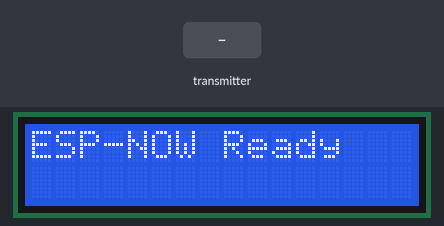
This sketch was run on a simulated ESP32. Shown: 16×2 character LCD. Inputs (shaded band) come from the test bench.

Above: at 3.3 s.
3.4 s: the transmitter starts sending temperature = 0
At 4.6 s:
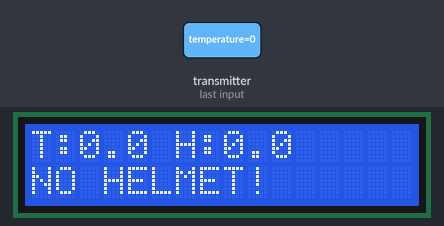
4.9 s: the transmitter starts sending gasValue = 1024
At 6.0 s:
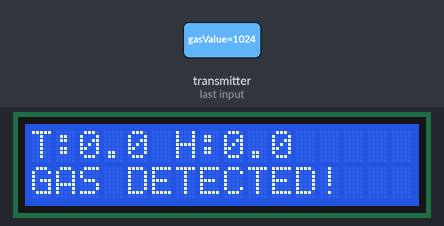
6.4 s: the transmitter starts sending sosTriggered = 1
At 7.0 s:
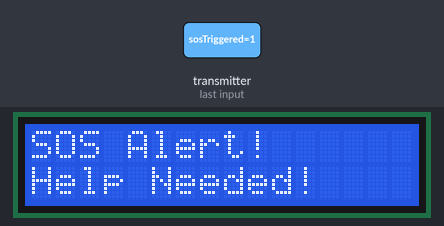
7.9 s: the transmitter starts sending sosTriggered = 0
At 8.2 s:
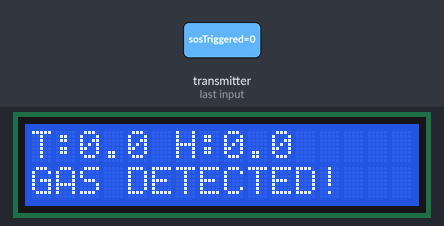
9.4 s: the transmitter starts sending temperature = 100
At 10.6 s:
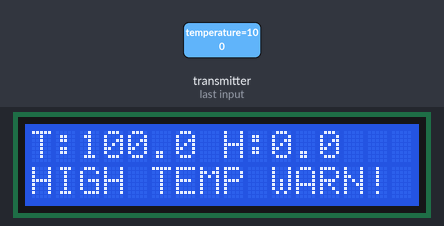
10.9 s: the transmitter starts sending humidity = 25
At 11.9 s:
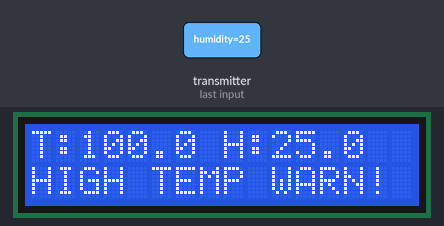
Timing chart, 0 to 13.4 s (numbered marks = the images above; inputs shaded):
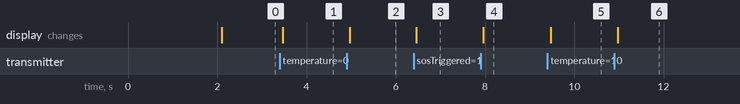

The sketch:

Receiver_part.ino
```cpp
#include <WiFi.h>
#include <esp_now.h>
#include <Wire.h>
#include <LiquidCrystal_I2C.h>

LiquidCrystal_I2C lcd(0x27, 16, 2);

typedef struct {
  float temperature;
  float humidity;
  int gasValue;
  bool helmetWorn;
  bool objectDetected;
  bool sosTriggered;
} SensorData;

SensorData receivedData;

uint8_t transmitterAddress[] = {0xFC, 0xE8, 0xC0, 0x7C, 0xE0, 0x34};

void OnDataRecv(const esp_now_recv_info *info, const uint8_t *incomingData, int len) {
  memcpy(&receivedData, incomingData, sizeof(receivedData));
  lcd.clear();

  if (receivedData.sosTriggered) {
    lcd.setCursor(0, 0);
    lcd.print("SOS Alert!");
    lcd.setCursor(0, 1);
    lcd.print("Help Needed!");
    return;
  }

  lcd.setCursor(0, 0);
  lcd.print("T:");
  lcd.print(receivedData.temperature, 1);
  lcd.print(" H:");
  lcd.print(receivedData.humidity, 1);

  lcd.setCursor(0, 1);
  if (receivedData.temperature >= 87)
    lcd.print("HIGH TEMP WARN!");
  else if (receivedData.gasValue >= 500)
    lcd.print("GAS DETECTED!");
  else if (!receivedData.helmetWorn)
    lcd.print("NO HELMET!");
  else if (receivedData.objectDetected)
    lcd.print("OBJ DETECTED!");
  else
    lcd.print("ALL CLEAR");
}

void setup() {
  Serial.begin(115200);
  lcd.init();
  lcd.backlight();

  lcd.setCursor(0, 0);
  lcd.print("Smart Helmet");
  lcd.setCursor(0, 1);
  lcd.print("Receiver Ready");
  delay(2000);

  WiFi.mode(WIFI_STA);

  if (esp_now_init() != ESP_OK) {
    lcd.clear();
    lcd.print("ESP-NOW Init Fail");
    return;
  }

  esp_now_register_recv_cb(OnDataRecv);

  esp_now_peer_info_t peerInfo;
  memset(&peerInfo, 0, sizeof(peerInfo));
  memcpy(peerInfo.peer_addr, transmitterAddress, 6);
  peerInfo.channel = 0;
  peerInfo.encrypt = false;

  if (esp_now_add_peer(&peerInfo) != ESP_OK) {
    lcd.clear();
    lcd.print("Peer Add Failed");
    return;
  }

  lcd.clear();
  lcd.print("ESP-NOW Ready");
}

void loop() {
  delay(1000);
}
```

Measured:
- after the input at 3.4 s, the display: changes after 0.06 s (image 1)
- after the input at 4.9 s, the display: changes after 0.07 s (image 2)
- after the input at 6.4 s, the display: changes after 0.06 s (image 3)
- after the input at 7.9 s, the display: changes after 0.07 s (image 4)
- after the input at 9.4 s, the display: changes after 0.07 s (image 5)
- after the input at 10.9 s, the display: changes after 0.07 s (image 6)
